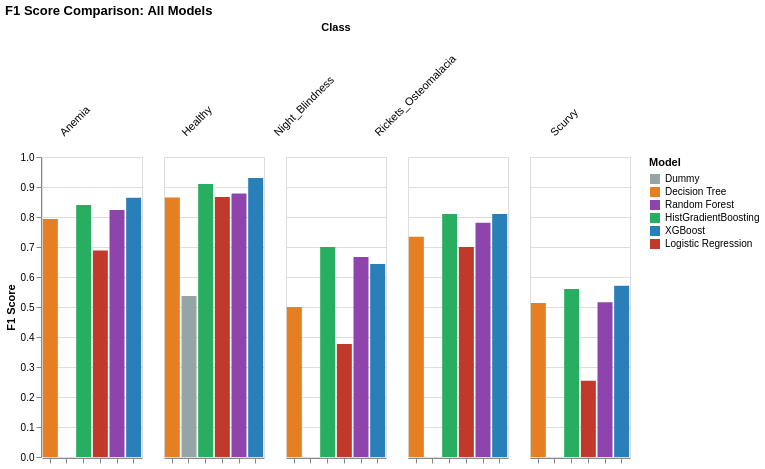

The notebook cell saved with this chart:
### Code cell
classes = ['Anemia', 'Healthy', 'Night_Blindness', 'Rickets_Osteomalacia', 'Scurvy']

dummy = DummyClassifier(strategy="most_frequent", random_state=42)
dummy.fit(X_train_model, y_train.values.ravel())
y_val_dummy = dummy.predict(X_val_model)

dummy_f1 = f1_score(y_val, y_val_dummy, average=None, labels=classes)
dt_f1 = [0.793, 0.865, 0.500, 0.734, 0.513]
rf_f1 = [0.823, 0.878, 0.667, 0.781, 0.516]
hgb_f1 = [0.840, 0.910, 0.700, 0.810, 0.560]
xgb_f1 = [0.864, 0.930, 0.643, 0.810, 0.571]
lr_f1 = f1_score(y_val, y_val_pred, average=None, labels=classes)

data = pd.DataFrame({
    'Class': classes * 6,
    'Model': ['Dummy']*5 + ['Decision Tree']*5 + ['Random Forest']*5 +
             ['HistGradientBoosting']*5 + ['XGBoost']*5 + ['Logistic Regression']*5,
    'F1 Score': [*dummy_f1.round(3), *dt_f1, *rf_f1, *hgb_f1, *xgb_f1, *lr_f1.round(3)]
})

chart = alt.Chart(data).mark_bar().encode(
    x=alt.X('Model:N', axis=alt.Axis(title=None, labels=False)),
    y=alt.Y('F1 Score:Q', scale=alt.Scale(domain=[0, 1])),
    color=alt.Color('Model:N', scale=alt.Scale(
        domain=['Dummy', 'Decision Tree', 'Random Forest',
                'HistGradientBoosting', 'XGBoost', 'Logistic Regression'],
        range=['#95a5a6', '#e67e22', '#8e44ad', '#27ae60', '#2980b9', '#c0392b']
    )),
    column=alt.Column('Class:N', header=alt.Header(
        labelAngle=-45,
        labelAlign='right',
        labelFontSize=11
    )),
    tooltip=['Class', 'Model', alt.Tooltip('F1 Score:Q', format='.3f')]
).properties(
    width=100,
    height=300,
    title='F1 Score Comparison: All Models'
)

print(f"Dummy Macro F1:                0.1073")
print(f"Decision Tree Macro F1:        0.6809")
print(f"Random Forest Macro F1:        0.7329")
print(f"HistGradientBoosting Macro F1: 0.7647")
print(f"XGBoost Macro F1:              0.7638")
print(f"Logistic Regression Macro F1:  {macro_f1_val:.4f}")

chart

### Figure 1 — Vega-Lite specification as saved in the notebook (floating-point values rounded to 4 significant figures)
{"config": {"view": {"continuousWidth": 300, "continuousHeight": 300}}, "data": {"name": "data-ce39c9be23317825c89b4c382edaa27e"}, "mark": {"type": "bar"}, "encoding": {"color": {"field": "Model", "scale": {"domain": ["Dummy", "Decision Tree", "Random Forest", "HistGradientBoosting", "XGBoost", "Logistic Regression"], "range": ["#95a5a6", "#e67e22", "#8e44ad", "#27ae60", "#2980b9", "#c0392b"]}, "type": "nominal"}, "column": {"field": "Class", "header": {"labelAlign": "right", "labelAngle": -45, "labelFontSize": 11}, "type": "nominal"}, "tooltip": [{"field": "Class", "type": "nominal"}, {"field": "Model", "type": "nominal"}, {"field": "F1 Score", "format": ".3f", "type": "quantitative"}], "x": {"axis": {"labels": false, "title": null}, "field": "Model", "type": "nominal"}, "y": {"field": "F1 Score", "scale": {"domain": [0, 1]}, "type": "quantitative"}}, "height": 300, "title": "F1 Score Comparison: All Models", "width": 100, "$schema": "https://vega.github.io/schema/vega-lite/v5.20.1.json", "datasets": {"data-ce39c9be23317825c89b4c382edaa27e": [{"Class": "Anemia", "Model": "Dummy", "F1 Score": 0.0}, {"Class": "Healthy", "Model": "Dummy", "F1 Score": 0.537}, {"Class": "Night_Blindness", "Model": "Dummy", "F1 Score": 0.0}, {"Class": "Rickets_Osteomalacia", "Model": "Dummy", "F1 Score": 0.0}, {"Class": "Scurvy", "Model": "Dummy", "F1 Score": 0.0}, {"Class": "Anemia", "Model": "Decision Tree", "F1 Score": 0.793}, {"Class": "Healthy", "Model": "Decision Tree", "F1 Score": 0.865}, {"Class": "Night_Blindness", "Model": "Decision Tree", "F1 Score": 0.5}, {"Class": "Rickets_Osteomalacia", "Model": "Decision Tree", "F1 Score": 0.734}, {"Class": "Scurvy", "Model": "Decision Tree", "F1 Score": 0.513}, {"Class": "Anemia", "Model": "Random Forest", "F1 Score": 0.823}, {"Class": "Healthy", "Model": "Random Forest", "F1 Score": 0.878}, {"Class": "Night_Blindness", "Model": "Random Forest", "F1 Score": 0.667}, {"Class": "Rickets_Osteomalacia", "Model": "Random Forest", "F1 Score": 0.781}, {"Class": "Scurvy", "Model": "Random Forest", "F1 Score": 0.516}, {"Class": "Anemia", "Model": "HistGradientBoosting", "F1 Score": 0.84}, {"Class": "Healthy", "Model": "HistGradientBoosting", "F1 Score": 0.91}, {"Class": "Night_Blindness", "Model": "HistGradientBoosting", "F1 Score": 0.7}, {"Class": "Rickets_Osteomalacia", "Model": "HistGradientBoosting", "F1 Score": 0.81}, {"Class": "Scurvy", "Model": "HistGradientBoosting", "F1 Score": 0.56}, {"Class": "Anemia", "Model": "XGBoost", "F1 Score": 0.864}, {"Class": "Healthy", "Model": "XGBoost", "F1 Score": 0.93}, {"Class": "Night_Blindness", "Model": "XGBoost", "F1 Score": 0.643}, {"Class": "Rickets_Osteomalacia", "Model": "XGBoost", "F1 Score": 0.81}, {"Class": "Scurvy", "Model": "XGBoost", "F1 Score": 0.571}, {"Class": "Anemia", "Model": "Logistic Regression", "F1 Score": 0.688}, {"Class": "Healthy", "Model": "Logistic Regression", "F1 Score": 0.867}, {"Class": "Night_Blindness", "Model": "Logistic Regression", "F1 Score": 0.377}, {"Class": "Rickets_Osteomalacia", "Model": "Logistic Regression", "F1 Score": 0.7}, {"Class": "Scurvy", "Model": "Logistic Regression", "F1 Score": 0.254}]}}
